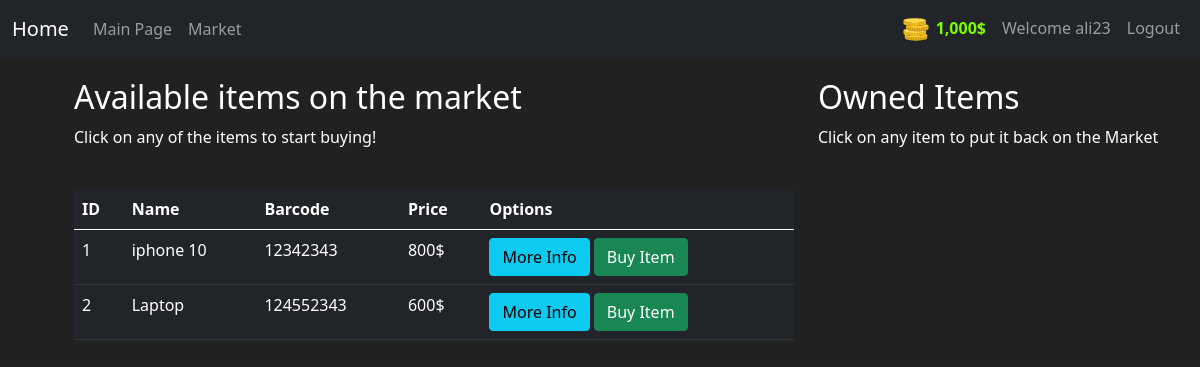
Before: /market (signed in) with the older database file.
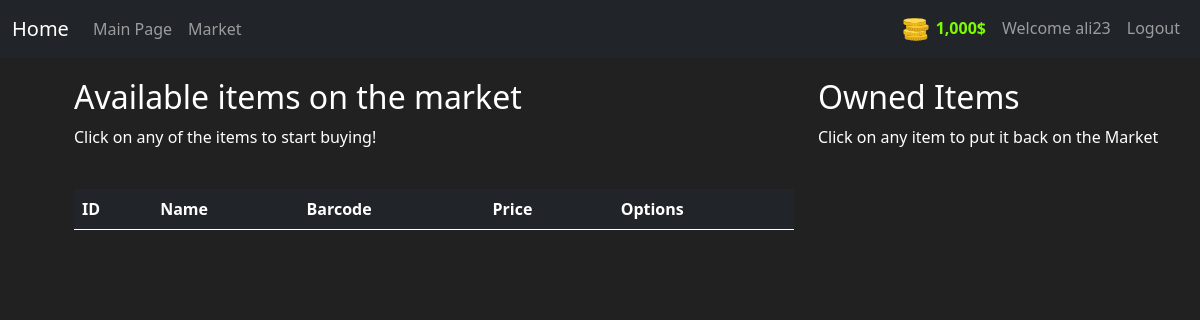
After: the same page with the newer database file.
### market/models.py (models this page shows, shortened)
class Item(db.Model):
    __tablename__ = 'item'
    id = db.Column(db.Integer, primary_key=True)
    name = db.Column(db.String(length=30), nullable=False, unique=True)
    price = db.Column(db.Integer(), nullable=False)
    barcode = db.Column(db.String(length=12), nullable=False, unique=True)
    description = db.Column(db.String(length=1024), nullable=False, unique=True)
    owner = db.Column(db.Integer, db.ForeignKey('user.id'))

### market/routes.py (the view, shortened to what this page needs)
@app.route('/market', methods = ['GET', 'POST'])
@login_required
def market_page():
    purchase_form = PurchaseForm()
    items = Item.query.filter_by(owner = None)
    return render_template('market.html', items = items, purchase_form = purchase_form)

### market/models.py (called while the page is built)
@login_manager.user_loader
def load_user(user_id):
    return User.query.get(int(user_id))

    @property
    def prettier_budget(self):
        if len(str(self.budget)) >= 4:
            return f'{str(self.budget)[:-3]},{str(self.budget)[-3:]}$'
        else:
            return f'{self.budget}$'

### market/templates/market.html (shortened to what this page needs)
{% extends "base.html" %}
{% block content %}
<div class="row" style="margin-top: 20px; margin-left: 20px;">
   <div class="col-8">
        <h2>Available items on the market</h2>
        <p>Click on any of the items to start buying!</p>
        <br>
        <table class="table table-hover table-dark">
         <thead>
            <tr>
               <th scope="col">ID</th>
               <th scope="col">Name</th>
               <th scope="col">Barcode</th>
               <th scope="col">Price</th>
               <th scope="col">Options</th>
            </tr>
         </thead>
         <tbody>
            {% for item in items %}
            <tr>
               <td>{{ item.id }}</td>
               <td>{{ item.name }}</td>
               <td>{{ item.barcode }}</td>
               <td>{{ item.price }}$</td>
               <td>
                  <button class="btn btn-outline btn-info" data-toggle="modal" data-target="#exampleModal-{{ item.id }}">More Info</button>
                  <button class="btn btn-outline btn-success" data-toggle="modal" data-target="#purchaseConfirm-{{ item.id }}">Buy Item</button>
               </td>
            </tr>
            {% endfor %}
         </tbody>
      </table>
   </div>
   <div class="col-4">
    <h2>Owned Items</h2>
    <p>Click on any item to put it back on the Market</p>
   </div>
</div>
{% endblock %}

Changed rows visible on the page:
no longer on this page (row edited): Item: id "1", name "iphone 10", barcode "12342343", price "800"
no longer on this page (row edited): Item: id "2", name "Laptop", barcode "124552343", price "600"
